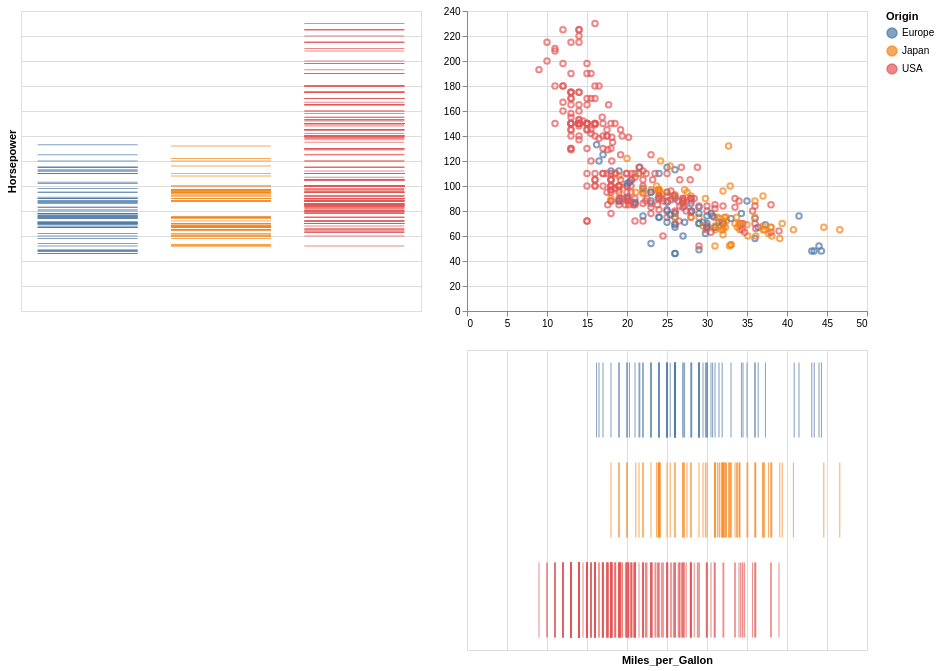

This figure's Vega-Lite source:
### Vega-Lite specification from a JSON file in a GitHub repository (floating-point values rounded to 4 significant figures; data arrays with more than 128 entries replaced by an {"elided": "..."} marker saying what was removed)
{"config": {"view": {"height": 300, "width": 400}}, "$schema": "https://vega.github.io/schema/vega-lite/v2.4.1.json", "hconcat": [{"encoding": {"y": {"field": "Horsepower", "type": "quantitative", "axis": {"domain": false, "ticks": false, "labels": false}}, "x": {"field": "Origin", "type": "nominal", "axis": {"title": "", "domain": false, "ticks": false, "labels": false}}, "color": {"condition": {"selection": "selector002", "field": "Origin", "type": "nominal"}, "value": "lightgrey"}}, "data": {"values": {"elided": "406 records"}}, "selection": {"selector002": {"type": "interval"}}, "mark": "tick"}, {"vconcat": [{"encoding": {"y": {"field": "Horsepower", "type": "quantitative", "axis": {"title": ""}}, "x": {"field": "Miles_per_Gallon", "type": "quantitative", "axis": {"title": ""}}, "color": {"condition": {"selection": "selector002", "field": "Origin", "type": "nominal"}, "value": "grey"}}, "data": {"values": {"elided": "406 records"}}, "selection": {"selector002": {"type": "interval"}}, "mark": "point"}, {"encoding": {"y": {"field": "Origin", "type": "nominal", "axis": {"title": "", "domain": false, "ticks": false, "labels": false}}, "x": {"field": "Miles_per_Gallon", "type": "quantitative", "axis": {"domain": false, "ticks": false, "labels": false}}, "color": {"condition": {"selection": "selector002", "field": "Origin", "type": "nominal"}, "value": "lightgrey"}}, "data": {"values": {"elided": "406 records"}}, "selection": {"selector002": {"type": "interval"}}, "mark": "tick"}]}]}
